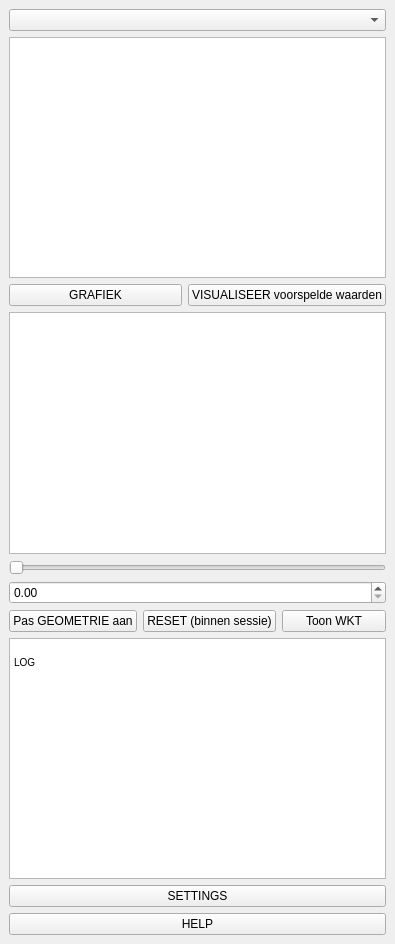
<?xml version="1.0" encoding="UTF-8"?>
<ui version="4.0">
 <class>brdrQDockWidgetBase</class>
 <widget class="QDockWidget" name="brdrQDockWidgetBase">
  <property name="geometry">
   <rect>
    <x>0</x>
    <y>0</y>
    <width>395</width>
    <height>944</height>
   </rect>
  </property>
  <property name="windowTitle">
   <string>brdrQ</string>
  </property>
  <widget class="QWidget" name="dockWidgetContents">
   <layout class="QGridLayout" name="gridLayout">
    <item row="17" column="1">
     <widget class="QPushButton" name="pushButton_help">
      <property name="text">
       <string>HELP</string>
      </property>
     </widget>
    </item>
    <item row="4" column="1">
     <layout class="QHBoxLayout" name="horizontalLayout">
      <item>
       <widget class="QPushButton" name="pushButton_grafiek">
        <property name="text">
         <string>GRAFIEK</string>
        </property>
       </widget>
      </item>
      <item>
       <widget class="QPushButton" name="pushButton_visualisatie">
        <property name="text">
         <string>VISUALISEER voorspelde waarden</string>
        </property>
       </widget>
      </item>
     </layout>
    </item>
    <item row="14" column="1">
     <layout class="QHBoxLayout" name="horizontalLayout_2">
      <item>
       <widget class="QPushButton" name="pushButton_save">
        <property name="text">
         <string>Pas GEOMETRIE aan</string>
        </property>
       </widget>
      </item>
      <item>
       <widget class="QPushButton" name="pushButton_reset">
        <property name="text">
         <string>RESET (binnen sessie)</string>
        </property>
       </widget>
      </item>
      <item>
       <widget class="QPushButton" name="pushButton_wkt">
        <property name="text">
         <string>Toon WKT</string>
        </property>
       </widget>
      </item>
     </layout>
    </item>
    <item row="12" column="1">
     <widget class="QSlider" name="horizontalSlider">
      <property name="singleStep">
       <number>10</number>
      </property>
      <property name="orientation">
       <enum>Qt::Horizontal</enum>
      </property>
     </widget>
    </item>
    <item row="11" column="1">
     <widget class="QListWidget" name="listWidget_predictions"/>
    </item>
    <item row="13" column="1">
     <widget class="QDoubleSpinBox" name="doubleSpinBox"/>
    </item>
    <item row="15" column="1">
     <widget class="QTextEdit" name="textEdit_output">
      <property name="html">
       <string>&lt;!DOCTYPE HTML PUBLIC &quot;-//W3C//DTD HTML 4.0//EN&quot; &quot;http://www.w3.org/TR/REC-html40/strict.dtd&quot;&gt;
&lt;html&gt;&lt;head&gt;&lt;meta name=&quot;qrichtext&quot; content=&quot;1&quot; /&gt;&lt;style type=&quot;text/css&quot;&gt;
p, li { white-space: pre-wrap; }
&lt;/style&gt;&lt;/head&gt;&lt;body style=&quot; font-family:'MS Shell Dlg 2'; font-size:7.8pt; font-weight:400; font-style:normal;&quot;&gt;
&lt;p style=&quot; margin-top:0px; margin-bottom:0px; margin-left:0px; margin-right:0px; -qt-block-indent:0; text-indent:0px;&quot;&gt;                                &lt;/p&gt;
&lt;p style=&quot; margin-top:0px; margin-bottom:0px; margin-left:0px; margin-right:0px; -qt-block-indent:0; text-indent:0px;&quot;&gt;LOG                            &lt;/p&gt;&lt;/body&gt;&lt;/html&gt;</string>
      </property>
     </widget>
    </item>
    <item row="2" column="1">
     <widget class="QgsMapLayerComboBox" name="mMapLayerComboBox"/>
    </item>
    <item row="3" column="1">
     <widget class="QListWidget" name="listWidget_features"/>
    </item>
    <item row="16" column="1">
     <widget class="QPushButton" name="pushButton_settings">
      <property name="text">
       <string>SETTINGS</string>
      </property>
     </widget>
    </item>
   </layout>
  </widget>
 </widget>
 <customwidgets>
  <customwidget>
   <class>QgsMapLayerComboBox</class>
   <extends>QComboBox</extends>
   <header>qgsmaplayercombobox.h</header>
  </customwidget>
 </customwidgets>
 <resources/>
 <connections/>
</ui>
